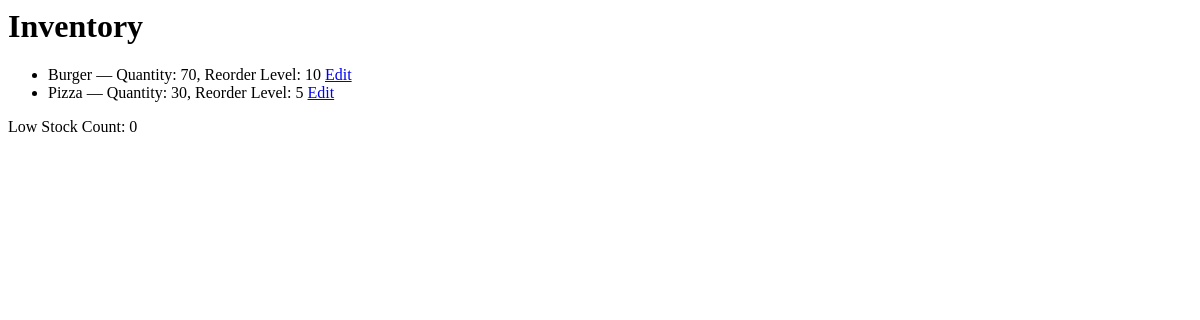
Page /staff/inventory/ on the earlier database version.
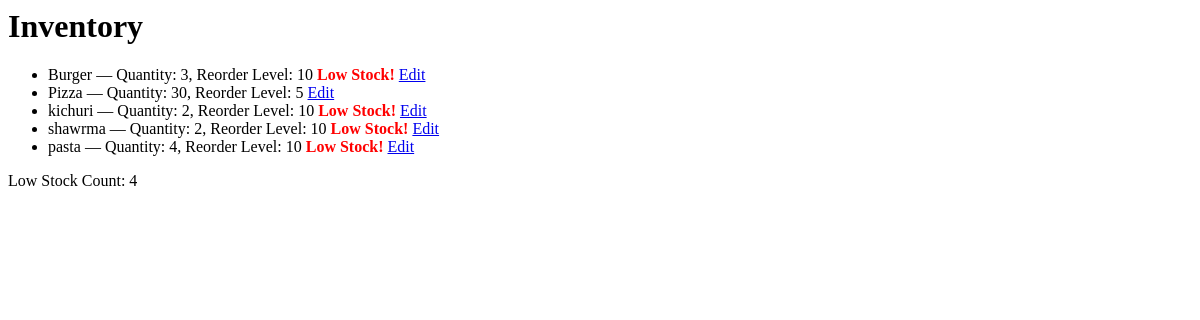
Same page on the later database version.
### inventory_app/models.py (models this page shows, shortened)
class InventoryItem(models.Model):
    name = models.CharField(max_length=100)
    quantity = models.PositiveIntegerField()
    reorder_level = models.PositiveIntegerField()

### yummyzone/views.py (the view)
# urls.py: path('staff/inventory/', views.staff_inventory, name='staff_inventory'),
def staff_inventory(request):
    inventory_items = InventoryItem.objects.all()
    return render(request, 'staff_inventory.html', {'inventory_items': inventory_items})

### inventory_app/context_processors.py (called while the page is built)
def low_stock_notification(request):
    low_stock_items = InventoryItem.objects.filter(quantity__lt=F('reorder_level'))
    return {
        'low_stock_count': low_stock_items.count(),
        'low_stock_items': low_stock_items
    }

### templates/staff_inventory.html
<h1>Inventory</h1>
<ul>
{% for item in inventory_items %}
    <li>
        {{ item.name }} — Quantity: {{ item.quantity }}, Reorder Level: {{ item.reorder_level }}
        {% if item.quantity < item.reorder_level %}
            <strong style="color:red;">Low Stock!</strong>
        {% endif %}
        <a href="{% url 'update_inventory' item.id %}">Edit</a>
    </li>
{% empty %}
    <li>No items in inventory.</li>
{% endfor %}
</ul>
<p>Low Stock Count: {{ low_stock_count }}</p>

Differences in the rows shown:
changed InventoryItem "Burger": quantity "70" → "3"; now shows "Low Stock!"
added InventoryItem: name "kichuri", quantity "2", reorder_level "10", shows "Low Stock!"
added InventoryItem: name "shawrma", quantity "2", reorder_level "10", shows "Low Stock!"
added InventoryItem: name "pasta", quantity "4", reorder_level "10", shows "Low Stock!"
Other differences:
{{ low_stock_count }}: "0" → "4"
